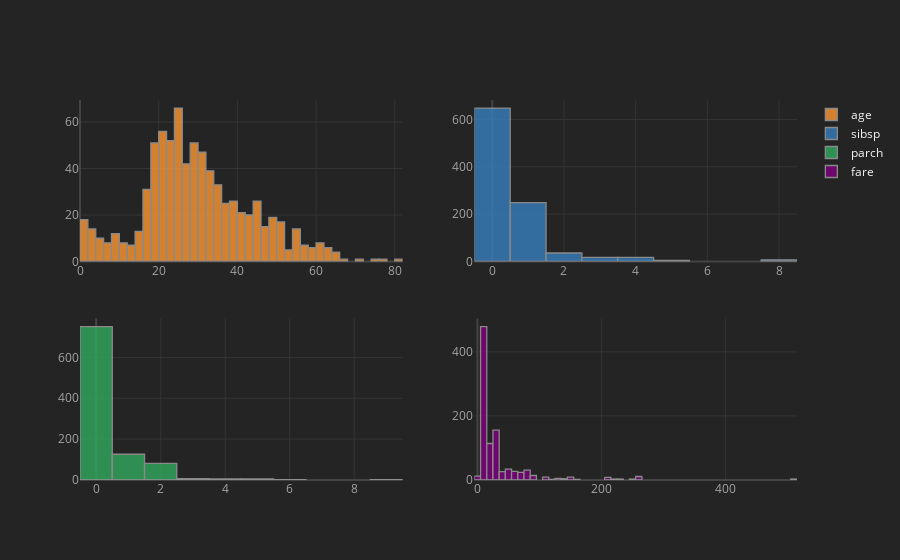

This figure's notebook cell:
### Code cell
## Let's visualize our numerical features

from plotly.offline import iplot
import cufflinks as cf
cf.go_offline()

df[num_cols].iplot(kind='hist', subplots=True)

### Figure 1 — Plotly figure (JSON) as saved in the notebook; plotly's stock layout.template omitted (floating-point values rounded to 4 significant figures; data arrays with more than 128 entries replaced by an {"elided": "..."} marker saying what was removed)
{"data": [{"histfunc": "count", "histnorm": "", "marker": {"color": "rgba(255, 153, 51, 1.0)", "line": {"color": "#A4A4A4", "width": 1.3}}, "name": "age", "opacity": 0.8, "orientation": "v", "type": "histogram", "x": {"elided": "979 float values"}, "xaxis": "x", "yaxis": "y"}, {"histfunc": "count", "histnorm": "", "marker": {"color": "rgba(55, 128, 191, 1.0)", "line": {"color": "#A4A4A4", "width": 1.3}}, "name": "sibsp", "opacity": 0.8, "orientation": "v", "type": "histogram", "x": {"elided": "979 int values"}, "xaxis": "x2", "yaxis": "y2"}, {"histfunc": "count", "histnorm": "", "marker": {"color": "rgba(50, 171, 96, 1.0)", "line": {"color": "#A4A4A4", "width": 1.3}}, "name": "parch", "opacity": 0.8, "orientation": "v", "type": "histogram", "x": {"elided": "979 int values"}, "xaxis": "x3", "yaxis": "y3"}, {"histfunc": "count", "histnorm": "", "marker": {"color": "rgba(128, 0, 128, 1.0)", "line": {"color": "#A4A4A4", "width": 1.3}}, "name": "fare", "opacity": 0.8, "orientation": "v", "type": "histogram", "x": {"elided": "979 float values"}, "xaxis": "x4", "yaxis": "y4"}], "layout": {"barmode": "overlay", "legend": {"bgcolor": "#242424", "font": {"color": "#F4F4F4"}}, "paper_bgcolor": "#242424", "plot_bgcolor": "#242424", "title": {"font": {"color": "#F4F4F4"}}, "xaxis": {"anchor": "y", "domain": [0, 0.45], "gridcolor": "#343434", "showgrid": true, "tickfont": {"color": "#A4A4A4"}, "title": {"font": {"color": "#A4A4A4"}, "text": ""}, "zerolinecolor": "#444444"}, "xaxis2": {"anchor": "y2", "domain": [0.55, 1], "gridcolor": "#343434", "showgrid": true, "tickfont": {"color": "#A4A4A4"}, "title": {"font": {"color": "#A4A4A4"}, "text": ""}, "zerolinecolor": "#444444"}, "xaxis3": {"anchor": "y3", "domain": [0, 0.45], "gridcolor": "#343434", "showgrid": true, "tickfont": {"color": "#A4A4A4"}, "title": {"font": {"color": "#A4A4A4"}, "text": ""}, "zerolinecolor": "#444444"}, "xaxis4": {"anchor": "y4", "domain": [0.55, 1], "gridcolor": "#343434", "showgrid": true, "tickfont": {"color": "#A4A4A4"}, "title": {"font": {"color": "#A4A4A4"}, "text": ""}, "zerolinecolor": "#444444"}, "yaxis": {"anchor": "x", "domain": [0.575, 1], "gridcolor": "#343434", "showgrid": true, "tickfont": {"color": "#A4A4A4"}, "title": {"font": {"color": "#A4A4A4"}, "text": ""}, "zerolinecolor": "#444444"}, "yaxis2": {"anchor": "x2", "domain": [0.575, 1], "gridcolor": "#343434", "showgrid": true, "tickfont": {"color": "#A4A4A4"}, "title": {"font": {"color": "#A4A4A4"}, "text": ""}, "zerolinecolor": "#444444"}, "yaxis3": {"anchor": "x3", "domain": [0, 0.425], "gridcolor": "#343434", "showgrid": true, "tickfont": {"color": "#A4A4A4"}, "title": {"font": {"color": "#A4A4A4"}, "text": ""}, "zerolinecolor": "#444444"}, "yaxis4": {"anchor": "x4", "domain": [0, 0.425], "gridcolor": "#343434", "showgrid": true, "tickfont": {"color": "#A4A4A4"}, "title": {"font": {"color": "#A4A4A4"}, "text": ""}, "zerolinecolor": "#444444"}}}
